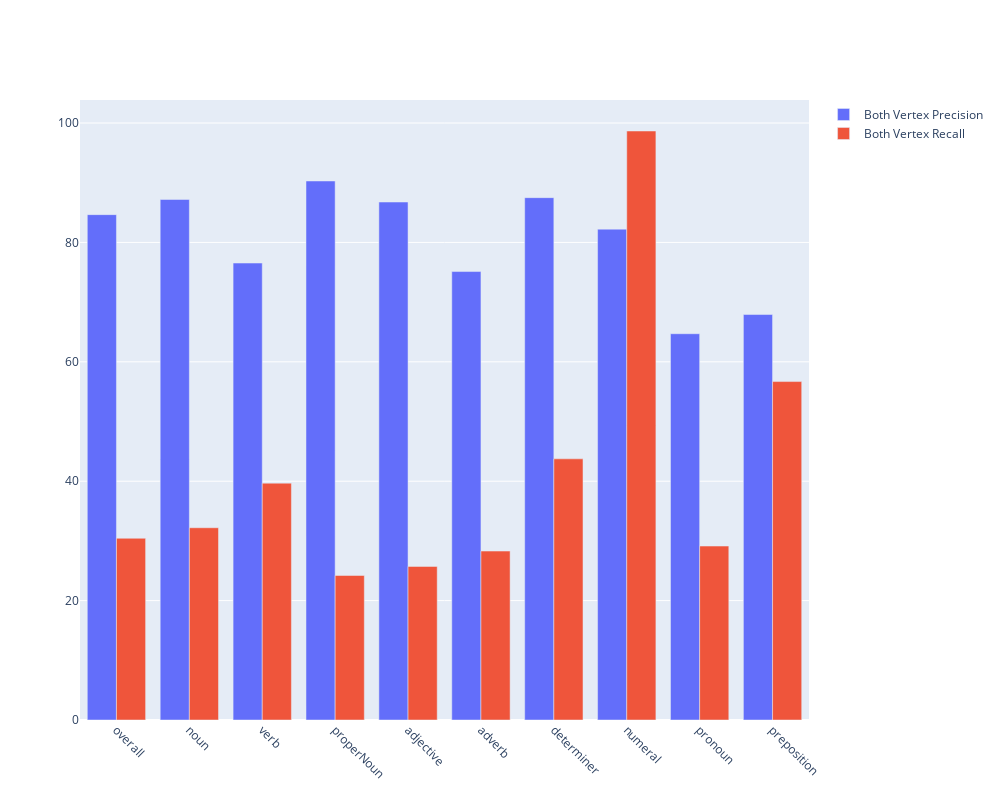
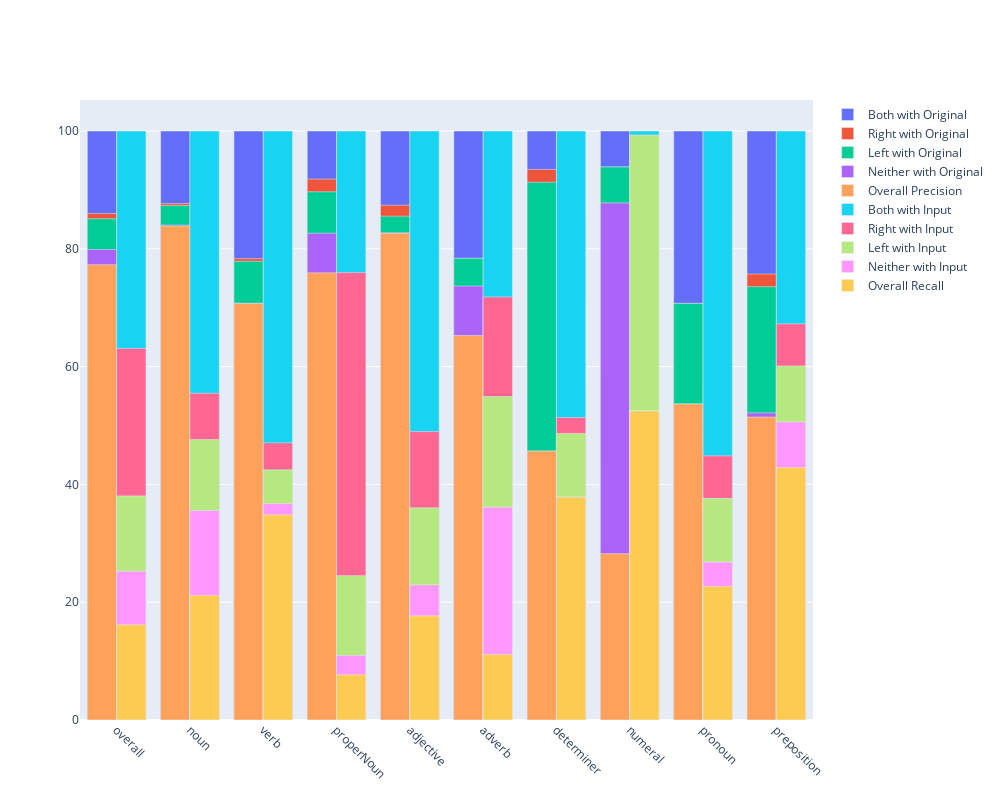

Notebook source saved alongside these figures, in order:
### Markdown cell above
<h4> Analysis </h4>
The language-pair is medium sized with 32k edges. The prediction set size is 7.18% of Apertium bidix. This ratio is very very low for nouns (3.56%) and especially properNouns (0.35%).
<h5> Graph 1 - Both vertices common </h5>
The precision is fairly high, ~86%. Recall is however low at ~12%. As evident for all future language pairs, properNouns have near 100% precision. Numerals too. Here Verbs, Adjectives and Determiners have 90-95% Precision. As evident for all language-pairs, pronouns perform poorly. Recall is decent for the last 4 categories, but low earlier, lowest for properNouns (~3%). 

<h5> Graph 2 - Overall classification </h5>
<b> Left bar </b> (% wrt predicted data compared to apertium lang-pair (original) ): </b> <br>
The overall precision is very high in Determiners and Numerals. In properNouns, all extra predictions have neither word in the original data which shows great structure. 13% of predictions overall are extra but with both vertices present in original data. This number is particularly high for pronouns, prepositions, adverbs and nouns. The english equivalent of 6% verbs and 12% adjectives predicted translations) is not there in Apertium data. <br>
<b> Right bar </b> (% wrt apertium lang-pair data (original) compared to input data): <br>
Overall recall is low (5.3%), especially in properNouns(0.2%) and nouns (2.9%). It is higher in adverbs, determiners and especially prepositions (39%). Overall, 41% of original data translations have both words in input data, which is unfortunately high. In Verbs, it is as high as 59%. On the contrary, in 23% of original translations, neither word is there in input data. This is especially high in properNouns (36%), determiners (39%) and pronouns (34%). There are suggestions of Spanish input data being lower compared to this language pair for adverbs (37%), verbs (17%), numerals (58%) and determiners. On the other hand more English data is missing for properNouns (61%), nouns (20%).

### Code cell
GetLang("eng-cat")

### Figure 1 — Plotly figure (JSON) as saved in the notebook; plotly's stock layout.template omitted (floating-point values rounded to 4 significant figures)
{"data": [{"base": 0, "name": "Both Vertex Precision", "offset": -0.4, "type": "bar", "width": 0.4, "x": ["overall", "noun", "verb", "properNoun", "adjective", "adverb", "determiner", "numeral", "pronoun", "preposition"], "y": [84.66, 87.19, 76.55, 90.29, 86.77, 75.12, 87.5, 82.22, 64.71, 67.92]}, {"base": 0, "name": "Both Vertex Recall", "offset": 0, "type": "bar", "width": 0.4, "x": ["overall", "noun", "verb", "properNoun", "adjective", "adverb", "determiner", "numeral", "pronoun", "preposition"], "y": [30.44, 32.21, 39.68, 24.21, 25.73, 28.3, 43.75, 98.67, 29.14, 56.69]}], "layout": {"barmode": "group", "height": 800, "width": 1000, "xaxis": {"tickangle": 45}}}

### Figure 2 — Plotly figure (JSON) as saved in the notebook; plotly's stock layout.template omitted (floating-point values rounded to 4 significant figures)
{"data": [{"base": 0, "name": "Both with Original", "offset": -0.4, "type": "bar", "width": 0.4, "x": ["overall", "noun", "verb", "properNoun", "adjective", "adverb", "determiner", "numeral", "pronoun", "preposition"], "y": [100, 100, 100.0, 100, 100, 100, 100.0, 100, 100, 100]}, {"base": 0, "name": "Right with Original", "offset": -0.4, "type": "bar", "width": 0.4, "x": ["overall", "noun", "verb", "properNoun", "adjective", "adverb", "determiner", "numeral", "pronoun", "preposition"], "y": [85.99, 87.68, 78.33, 91.84, 87.4, 78.38, 93.48, 93.89, 70.73, 75.71]}, {"base": 0, "name": "Left with Original", "offset": -0.4, "type": "bar", "width": 0.4, "x": ["overall", "noun", "verb", "properNoun", "adjective", "adverb", "determiner", "numeral", "pronoun", "preposition"], "y": [85.11, 87.36, 77.87, 89.68, 85.54, 78.38, 91.3, 93.89, 70.73, 73.57]}, {"base": 0, "name": "Neither with Original", "offset": -0.4, "type": "bar", "width": 0.4, "x": ["overall", "noun", "verb", "properNoun", "adjective", "adverb", "determiner", "numeral", "pronoun", "preposition"], "y": [79.87, 84.02, 70.77, 82.65, 82.71, 73.68, 45.65, 87.79, 53.66, 52.14]}, {"base": 0, "name": "Overall Precision", "offset": -0.4, "type": "bar", "width": 0.4, "x": ["overall", "noun", "verb", "properNoun", "adjective", "adverb", "determiner", "numeral", "pronoun", "preposition"], "y": [77.3, 83.87, 70.72, 75.92, 82.63, 65.29, 45.65, 28.24, 53.66, 51.43]}, {"base": 0, "name": "Both with Input", "offset": 0, "type": "bar", "width": 0.4, "x": ["overall", "noun", "verb", "properNoun", "adjective", "adverb", "determiner", "numeral", "pronoun", "preposition"], "y": [100, 100, 100, 100, 100, 100.0, 100, 100.0, 100, 100]}, {"base": 0, "name": "Right with Input", "offset": 0, "type": "bar", "width": 0.4, "x": ["overall", "noun", "verb", "properNoun", "adjective", "adverb", "determiner", "numeral", "pronoun", "preposition"], "y": [63.08, 55.47, 47.05, 75.96, 48.97, 71.82, 51.35, 99.29, 44.85, 67.26]}, {"base": 0, "name": "Left with Input", "offset": 0, "type": "bar", "width": 0.4, "x": ["overall", "noun", "verb", "properNoun", "adjective", "adverb", "determiner", "numeral", "pronoun", "preposition"], "y": [38.05, 47.6, 42.48, 24.51, 36.01, 54.92, 48.65, 99.29, 37.63, 60.12]}, {"base": 0, "name": "Neither with Input", "offset": 0, "type": "bar", "width": 0.4, "x": ["overall", "noun", "verb", "properNoun", "adjective", "adverb", "determiner", "numeral", "pronoun", "preposition"], "y": [25.23, 35.56, 36.73, 10.97, 22.92, 36.13, 37.84, 52.48, 26.8, 50.6]}, {"base": 0, "name": "Overall Recall", "offset": 0, "type": "bar", "width": 0.4, "x": ["overall", "noun", "verb", "properNoun", "adjective", "adverb", "determiner", "numeral", "pronoun", "preposition"], "y": [16.16, 21.16, 34.83, 7.68, 17.68, 11.12, 37.84, 52.48, 22.68, 42.86]}], "layout": {"barmode": "group", "height": 800, "width": 1000, "xaxis": {"tickangle": 45}}}
